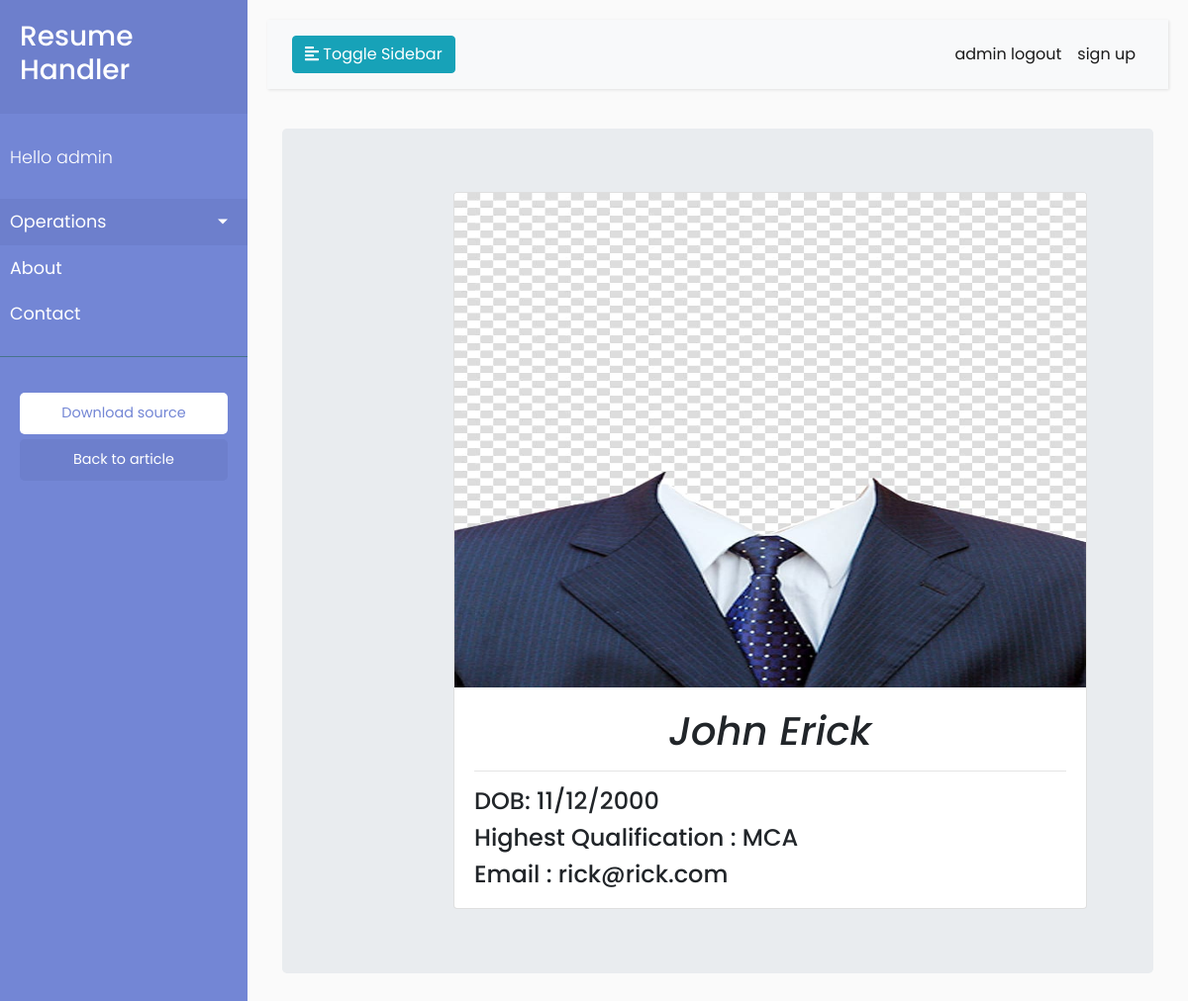
Screenshot of /resume/viewresume/3 (signed in) with the database file from the repository.
### resumeapp/models.py (models this page shows, shortened)
class personaldetails(models.Model):
    Email=models.CharField(max_length=100,unique=True)
    Password=models.CharField(max_length=120)
    Full_Name=models.CharField(max_length=100)
    Date_of_birth=models.CharField(max_length=15)
    lastdegree=models.CharField(max_length=100)
    image=models.ImageField(upload_to="images")

### resumeapp/views.py (the view)
# urls.py: path("viewresume/<int:pk>", ResumeView, name="viewresume"),
@login_required(login_url="loginpage")
def ResumeView(request,pk):
    obj = personaldetails.objects.get(id=pk)
    context = {}
    context['Resume'] = obj
    return render(request, "resumeapp/resumeView.html", context)

### resumeapp/templates/resumeapp/resumeView.html
{% extends "resumeapp/base.html" %}
{% block body_block %}
<div class="container">
    <div class="jumbotron">
    <div class="row">
        <div class="col-2"></div>
        <div class="col-8">
             <div class="card" style="width: 40rem;">
            <img src="{{Resume.image.url}}" class="card-img-top" alt="..." height="500px" width="200px" >
            <div class="card-body">
                <h1 align="center" class="card-text"><em>{{Resume.Full_Name}}</em></h1><hr>
                <h4 class="card-text">DOB: {{Resume.Date_of_birth}}</h4>
                <h4 class="card-text">Highest Qualification : {{Resume.lastdegree}}</h4>
                <h4 class="card-text">Email : {{Resume.Email}}</h4>
            </div>
        </div>
        <div class="col-2"></div>
        </div>
    </div>
    </div>
</div>
{% endblock %}

### resumeapp/templates/resumeapp/base.html (shortened to what this page needs)
<!DOCTYPE html>
{% load static %}
<html>
<head>
    <link rel="stylesheet" href="https://stackpath.bootstrapcdn.com/bootstrap/4.1.0/css/bootstrap.min.css">
    <link rel="stylesheet" href="{%static "CSS/style.css" %}" >
</head>
<body>
    <div class="wrapper">
        <nav id="sidebar">
            <div class="sidebar-header">
                <h3>Resume Handler</h3>
            </div>
            <ul class="list-unstyled components">
                <p>Hello {{request.user}}</p>
                <li class="active">
                    <a href="#homeSubmenu" data-toggle="collapse" aria-expanded="false" class="dropdown-toggle">Operations</a>
                </li>
                <li>
                    <a href="#">About</a>
                </li>
                <li>
                    <a href="#">Contact</a>
                </li>
            </ul>
            <ul class="list-unstyled CTAs">
                <li>
                    <a href="https://bootstrapious.com/tutorial/files/sidebar.zip" class="download">Download source</a>
                </li>
                <li>
                    <a href="https://bootstrapious.com/p/bootstrap-sidebar" class="article">Back to article</a>
                </li>
            </ul>
        </nav>
        <div id="content">
            <nav class="navbar navbar-expand-lg navbar-light bg-light">
                <div class="container-fluid">
                    <button type="button" id="sidebarCollapse" class="btn btn-info">
                        <i class="fas fa-align-left"></i>
                        <span>Toggle Sidebar</span>
                    </button>
                    <div class="collapse navbar-collapse" id="navbarSupportedContent">
                        <ul class="nav navbar-nav ml-auto">
                            {% if request.user %}
                            <li class="nav-item active">
                            <a class="nav-link" href="{%url 'logoutpage'%}"> {{request.user}} logout</a>
                            </li>
                            {% endif%}
                            <li class="nav-item active">
                                <a class="nav-link" href="{%url 'register' %}">sign up</a>
                            </li>
                        </ul>
                    </div>
                </div>
            </nav>
{% block body_block %}
{% endblock %}
        </div>
    </div>
</body>
</html>

### resumeapp/static/CSS/style.css (style rules this page uses)
body { font-family: 'Poppins', sans-serif; background: #fafafa; }
p { font-family: 'Poppins', sans-serif; font-size: 1.1em; font-weight: 300; line-height: 1.7em; color: #999; }
a, a:hover, a:focus { color: inherit; text-decoration: none; transition: all 0.3s; }
.navbar { padding: 15px 10px; background: #fff; border: none; border-radius: 0; margin-bottom: 40px; box-shadow: 1px 1px 3px rgba(0, 0, 0, 0.1); }
.wrapper { display: flex; width: 100%; align-items: stretch; }
#sidebar { min-width: 250px; max-width: 250px; background: #7386D5; color: #fff; transition: all 0.3s; }
#sidebar .sidebar-header { padding: 20px; background: #6d7fcc; }
#sidebar ul.components { padding: 20px 0; border-bottom: 1px solid #47748b; }
#sidebar ul p { color: #fff; padding: 10px; }
#sidebar ul li a { padding: 10px; font-size: 1.1em; display: block; }
#sidebar ul li.active>a, a[aria-expanded="true"] { color: #fff; background: #6d7fcc; }
a[data-toggle="collapse"] { position: relative; }
.dropdown-toggle::after { display: block; position: absolute; top: 50%; right: 20px; transform: translateY(-50%); }
ul.CTAs { padding: 20px; }
ul.CTAs a { text-align: center; font-size: 0.9em !important; display: block; border-radius: 5px; margin-bottom: 5px; }
a.download { background: #fff; color: #7386D5; }
a.article, a.article:hover { background: #6d7fcc !important; color: #fff !important; }
#content { width: 100%; padding: 20px; min-height: 100vh; transition: all 0.3s; }

### rows the page displays
personaldetails: image (picture), Full_Name "John Erick", Date_of_birth "11/12/2000", lastdegree "MCA", Email "rick@rick.com"

### other values shown
{{ request.user }} "admin"
